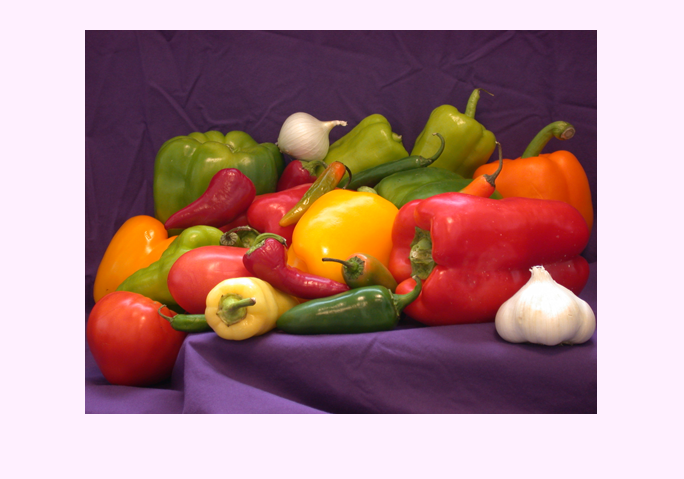
%> input picture CV_lab_0_colors/peppers.png, 684 x 479 px
$ octave colors.m   (GNU Octave 9; MATLAB toolbox functions it lacks are replaced by stand-ins)
%> lines starting %> are read from the running program, lines starting %| are printed output that depends on the picture

%peppers.png red.png blue.png
RGB = imread('peppers.png');
%> RGB is the input picture: size 479x684x3 uint8; mean R, G, B 174.5, 135.8, 136.6
size(RGB)
%> ans = [479 684 3]
imshow(RGB);
%title(image)

R = RGB(:,:,1);
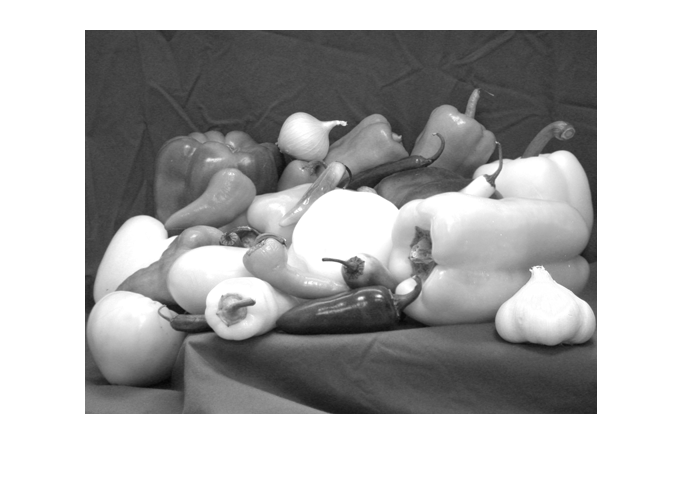
%> R: size 479x684 uint8; min 5, max 255, mean 174.5
size(R)
%> ans = [479 684]
max(max(R))
%> ans = 255
min(min(R))
%> ans = 5
%subplot(2,2,2);
imshow(R);
%title(Red)


G=RGB(:,:,2)
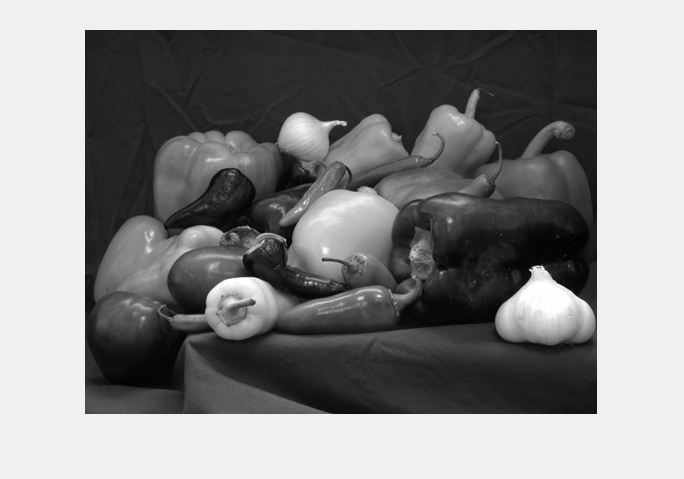
%> G: size 479x684 uint8; min 1, max 255, mean 135.8
size(G)
%> ans = [479 684]
max(max(G))
%> ans = 255
min(min(G))
%> ans = 1
%subplot(2,2,3);
imshow(G);
%title(Green)

B=RGB(:,:,3)
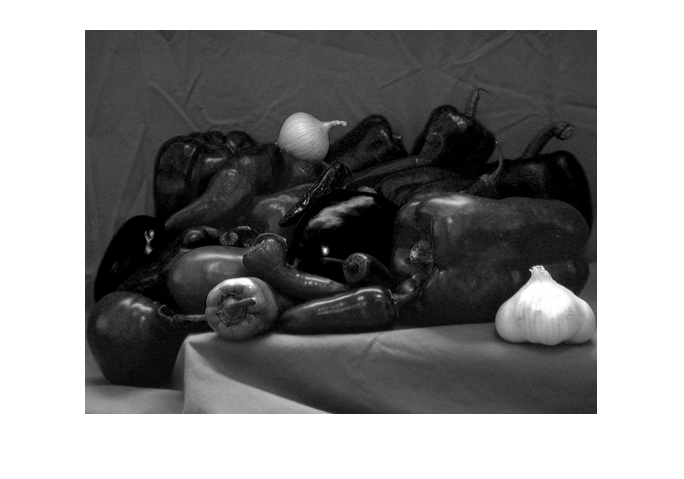
%> B: size 479x684 uint8; min 0, max 255, mean 136.6
size(B)
%> ans = [479 684]
max(max(B))
%> ans = 255
min(min(B))
%> ans = 0
%subplot(2,2,4);
imshow(B);
%title(Blue)

NumBins=20

h_R_hist=histogram(R(:),NumBins,'FaceColor','r')
imshow(h_R_hist);
%> (this line was passed over: imshow is not available in this run)
%> figure, not shown here; tallest bar 148724 high, from x = 242.5 to 255
%title(redhistogram)
h_G_hist=histogram(G(:),NumBins,'FaceColor','g')
imshow(h_G_hist);
%> (this line was passed over: imshow is not available in this run)
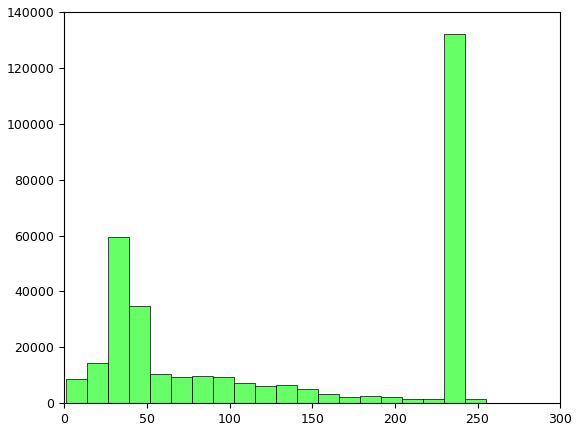
%> figure redrawn from the program's plot data; tallest bar 132019 high, from x = 229.6 to 242.3
%title(greenhistogram)
h_B_hist=histogram(B(:),NumBins,'FaceColor','b')
imshow(h_B_hist);
%> (this line was passed over: imshow is not available in this run)
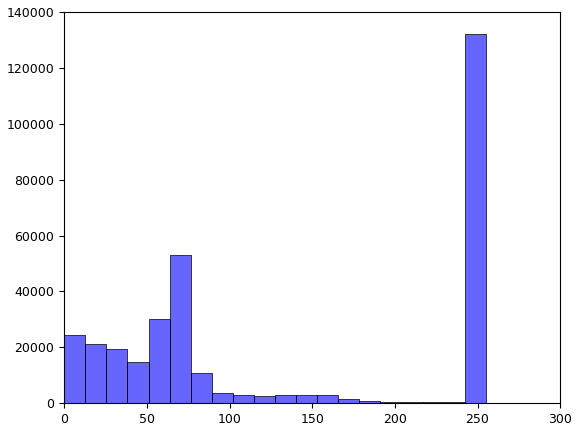
%> figure redrawn from the program's plot data; tallest bar 132167 high, from x = 242.2 to 255
%title(bluehistogram)


HSV=rgb2hsv(RGB);
%> HSV: size 479x684x3 double; mean H, S, V 0.68, 0.394, 0.689
H = HSV(:,:,1)
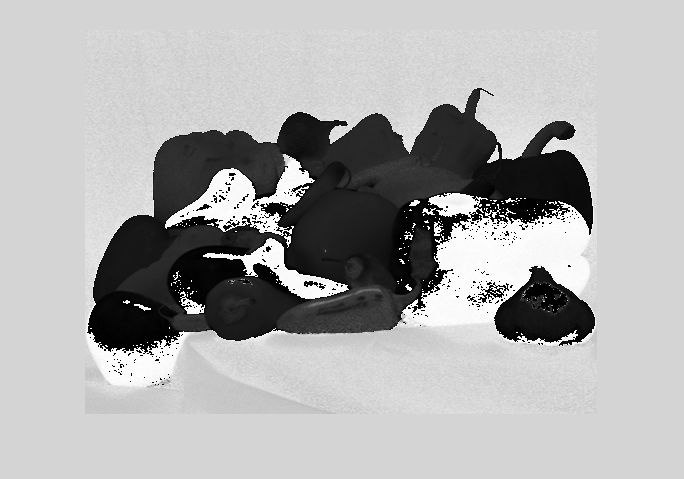
%> H: size 479x684 double; min 0, max 0.999, mean 0.68
S = HSV(:,:,2)
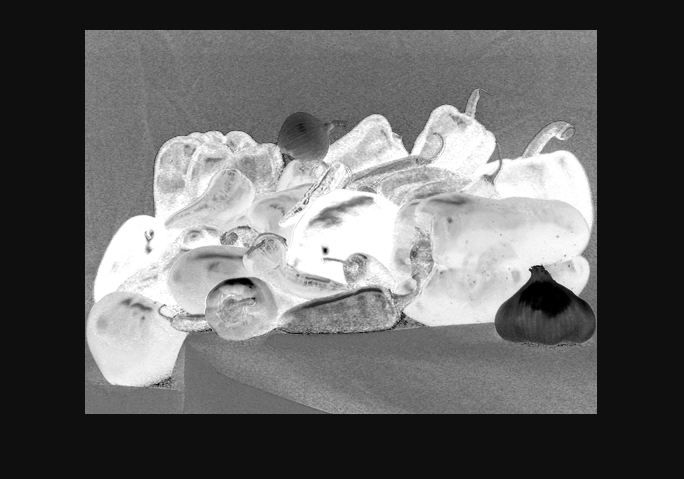
%> S: size 479x684 double; min 0, max 1, mean 0.394
V = HSV(:,:,3)
imshow(H);
%title(Hue)
imshow(S);
%title(Saturation)
imshow(V);
%title(Value)


h_H_hist=histogram(H(:),NumBins,'FaceColor','h')
%> (this line was passed over: histogram is not available in this run)
imshow(h_H_hist);
title(huehistogram)
h_S_hist=histogram(S(:),NumBins,'FaceColor','s')
%> (this line was passed over: histogram is not available in this run)
imshow(h_S_hist);
title(saturationhistogram)
h_V_hist=histogram(V(:),NumBins,'FaceColor','v')
%> (this line was passed over: histogram is not available in this run)
imshow(h_V_hist);
title(valuehistogram)
